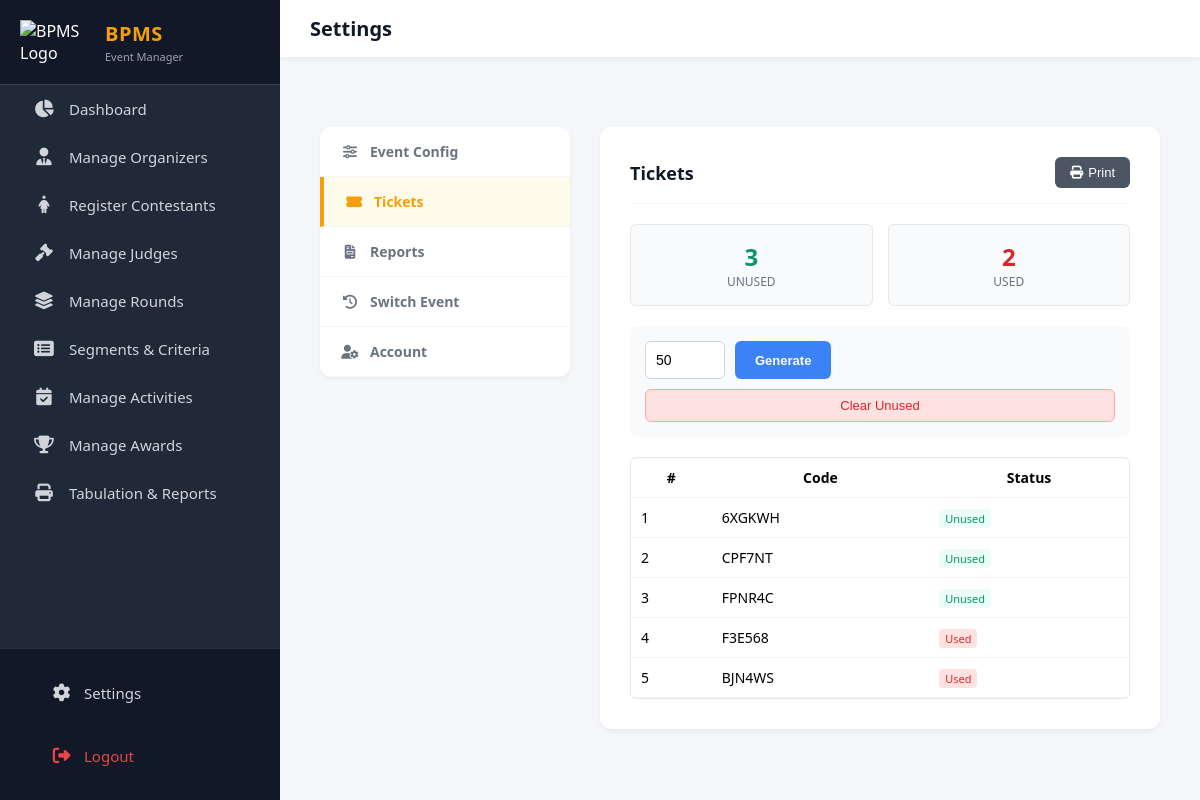
Screenshot of /settings.php?tab=tickets (signed in) with the database file from the repository.
### tables this page shows
CREATE TABLE `tickets` (
  `id` int(11) NOT NULL,
  `event_id` int(11) NOT NULL,
  `ticket_code` varchar(6) NOT NULL,
  `status` enum('Unused','Used') DEFAULT 'Unused',
  `generated_at` timestamp NOT NULL DEFAULT current_timestamp(),
  `used_at` timestamp NULL DEFAULT NULL
);

### public/settings.php (the view, shortened to what this page needs)
<?php
require_once __DIR__ . '/../app/config/database.php';
$u_id = $_SESSION['user_id'];
$role = $_SESSION['role'] ?? '';
$is_event_manager = ($role === 'Event Manager');
$default_tab = $is_event_manager ? 'event_details' : 'account';
$active_tab = $_GET['tab'] ?? $default_tab;
$active_event = null;
$tickets = [];
$total_unused = 0;
$total_used = 0;
if ($is_event_manager) {
    $active_evt_query = $conn->prepare("SELECT * FROM events WHERE manager_id = ? AND status = 'Active' AND is_deleted = 0 LIMIT 1");
    $active_evt_query->bind_param("i", $u_id);
    $active_evt_query->execute();
    $active_event = $active_evt_query->get_result()->fetch_assoc();
    if ($active_event) {
        $event_id = $active_event['id'];
        $res = $conn->query("SELECT status, COUNT(*) as count FROM tickets WHERE event_id = $event_id GROUP BY status");
        while($row = $res->fetch_assoc()) {
            if ($row['status'] == 'Unused') $total_unused = $row['count'];
            if ($row['status'] == 'Used') $total_used = $row['count'];
        }
        $tickets = $conn->query("SELECT * FROM tickets WHERE event_id = $event_id ORDER BY generated_at DESC LIMIT 100")->fetch_all(MYSQLI_ASSOC);
    }
}
?>
<!DOCTYPE html>
<html lang="en">
<head>
    <link rel="stylesheet" href="./assets/css/style.css">
    <link rel="stylesheet" href="https://cdnjs.cloudflare.com/ajax/libs/font-awesome/6.4.0/css/all.min.css">
</head>
<body>
    <div class="main-wrapper">
        <?php require_once __DIR__ . '/../app/views/partials/sidebar.php'; ?>
        <div class="content-area">
            <div class="navbar">
                <div class="navbar-title">Settings</div>
            </div>
            <div class="container">
                <div class="settings-container">
                    <div class="settings-sidebar">
                        <?php if ($is_event_manager): ?>
                            <a href="?tab=event_details" class="tab-btn <?= $active_tab == 'event_details' ? 'active' : '' ?>"><i class="fas fa-sliders-h"></i> Event Config</a>
                            <a href="?tab=tickets" class="tab-btn <?= $active_tab == 'tickets' ? 'active' : '' ?>"><i class="fas fa-ticket-alt"></i> Tickets</a>
                            <a href="?tab=reports" class="tab-btn <?= $active_tab == 'reports' ? 'active' : '' ?>"><i class="fas fa-file-invoice"></i> Reports</a>
                            <a href="?tab=history" class="tab-btn <?= $active_tab == 'history' ? 'active' : '' ?>"><i class="fas fa-history"></i> Switch Event</a>
                        <?php endif; ?>
                        <a href="?tab=account" class="tab-btn <?= $active_tab == 'account' ? 'active' : '' ?>"><i class="fas fa-user-cog"></i> Account</a>
                    </div>
                    <div class="settings-content">
                        <?php if ($is_event_manager): ?>
                            <div class="card <?= $active_tab == 'tickets' ? 'active' : '' ?>">
                                <div class="card-header"><div><h3>Tickets</h3></div><?php if ($active_event): ?><button class="btn-print" onclick="printTickets()"><i class="fas fa-print"></i> Print</button><?php endif; ?></div>
                                <?php if (!$active_event): ?><div style="text-align:center; padding:20px;">No event.</div><?php else: ?>
                                    <div class="stats-grid">
                                        <div class="stat-box"><div class="stat-num" style="color:#059669;"><?= $total_unused ?></div><div class="stat-label">Unused</div></div>
                                        <div class="stat-box"><div class="stat-num" style="color:#dc2626;"><?= $total_used ?></div><div class="stat-label">Used</div></div>
                                    </div>
                                    <div style="margin-bottom:20px; background:#f9fafb; padding:15px; border-radius:8px;">
                                        <form action="../api/tickets.php" method="POST" style="display:flex; gap:10px; margin-bottom:10px;" onsubmit="showLoading()">
                                            <input type="number" name="quantity" class="form-control" value="50" min="1" max="500" style="width:80px;">
                                            <button type="submit" class="btn-generate">Generate</button>
                                        </form>
                                        <form action="../api/tickets.php" method="POST" onsubmit="if(confirm('Delete unused tickets?')){ showLoading(); return true; } else { return false; }">
                                            <button type="submit" class="btn-clear" style="width:100%;">Clear Unused</button>
                                        </form>
                                    </div>
                                    <div class="ticket-scroll-area">
                                        <table class="ticket-table" id="printableTable"><thead><tr><th>#</th><th>Code</th><th>Status</th></tr></thead><tbody><?php foreach ($tickets as $i => $t): ?><tr><td><?= $i+1 ?></td><td><?= htmlspecialchars($t['ticket_code']) ?></td><td><span class="<?= ($t['status'] == 'Used') ? 'status-used' : 'status-unused' ?>"><?= $t['status'] ?></span></td></tr><?php endforeach; ?></tbody></table>
                                    </div>
                                <?php endif; ?>
                            </div>
                        <?php endif; ?>
                    </div>
                </div>
            </div>
        </div>
    </div>
</body>
</html>

### public/assets/css/style.css (style rules this page uses)
* { margin: 0; padding: 0; box-sizing: border-box; }
body { font-family: 'Segoe UI', Tahoma, Geneva, Verdana, sans-serif; background-color: #f4f6f9; height: 100vh; overflow: hidden; }
.main-wrapper { display: flex; height: 100vh; width: 100%; }
.content-area { flex-grow: 1; display: flex; flex-direction: column; overflow-y: auto; width: 100%; position: relative; }
.navbar { background: #ffffff; padding: 15px 40px; display: flex; justify-content: space-between; align-items: center; box-shadow: 0 1px 3px rgba(0,0,0,0.1); flex-shrink: 0; position: sticky; top: 0; z-index: 900; }
.navbar-title { font-size: 18px; font-weight: 600; color: #374151; }
.container { padding: 40px; }
.stats-grid { display: grid; grid-template-columns: repeat(auto-fit, minmax(240px, 1fr)); gap: 20px; margin-bottom: 30px; }
.form-control { width: 100%; padding: 10px; border: 1px solid #d1d5db; border-radius: 6px; font-size: 14px; }

### public/settings.php (style rules this page uses)
body, html { margin: 0; padding: 0; width: 100%; box-sizing: border-box; }
.navbar { display: flex; align-items: center; justify-content: flex-start; background: white; padding: 15px 30px; box-shadow: 0 2px 4px rgba(0,0,0,0.05); width: 100%; }
.navbar-title { font-size: 20px; font-weight: 600; color: #111827; }
.settings-container { display: flex; gap: 30px; align-items: flex-start; margin-top: 30px; }
.settings-sidebar { width: 250px; background: white; border-radius: 12px; overflow: hidden; box-shadow: 0 2px 4px rgba(0,0,0,0.05); flex-shrink: 0; }
.tab-btn { display: block; width: 100%; padding: 15px 20px; text-align: left; background: none; border: none; border-bottom: 1px solid #f3f4f6; cursor: pointer; font-size: 14px; color: #6b7280; font-weight: 600; transition: all 0.2s; text-decoration: none; display: flex; align-items: center; gap: 10px; }
.tab-btn.active { background-color: #fffbeb; color: #F59E0B; border-left: 4px solid #F59E0B; }
.tab-btn i { width: 20px; text-align: center; }
.settings-content { flex-grow: 1; min-width: 0; }
.card { background: white; padding: 30px; border-radius: 12px; box-shadow: 0 2px 4px rgba(0,0,0,0.05); display: none; margin-bottom: 30px; }
.card.active { display: block; animation: fadeIn 0.3s ease-in-out; }
.card-header { margin-bottom: 20px; padding-bottom: 15px; border-bottom: 1px solid #f3f4f6; display:flex; justify-content:space-between; align-items:center; }
.card-header h3 { font-size: 18px; color: #111827; margin:0; }
.form-control { width: 100%; padding: 10px; border: 1px solid #d1d5db; border-radius: 6px; font-size: 14px; }
.stats-grid { display: grid; grid-template-columns: 1fr 1fr; gap: 15px; margin-bottom: 20px; }
.stat-box { background: #f9fafb; padding: 15px; border-radius: 6px; text-align: center; border: 1px solid #e5e7eb; }
.stat-num { font-size: 24px; font-weight: bold; color: #1f2937; }
.stat-label { font-size: 12px; color: #6b7280; text-transform: uppercase; }
.btn-generate { background: #3b82f6; color: white; border: none; padding: 10px 20px; border-radius: 6px; cursor: pointer; font-weight: bold; font-size:13px; }
.btn-print { background: #4b5563; color: white; text-decoration: none; padding: 8px 15px; border-radius: 6px; font-size: 13px; display: inline-flex; align-items: center; gap: 5px; cursor: pointer; border: none; }
.btn-clear { background: #fee2e2; color: #dc2626; border: 1px solid #fca5a5; padding: 8px 15px; border-radius: 6px; cursor: pointer; font-size: 13px; }
.ticket-scroll-area { max-height: 400px; overflow-y: auto; border: 1px solid #e5e7eb; border-radius: 6px; }
.ticket-table { width: 100%; border-collapse: collapse; font-size: 14px; }
.ticket-table th, .ticket-table td { padding: 10px; border-bottom: 1px solid #f3f4f6; }
.status-used { color: #dc2626; background: #fee2e2; padding: 2px 6px; border-radius: 4px; font-size: 11px; }
.status-unused { color: #059669; background: #ecfdf5; padding: 2px 6px; border-radius: 4px; font-size: 11px; }

### rows the page displays
tickets: ticket_code "6XGKWH", status "Unused"
tickets: ticket_code "CPF7NT", status "Unused"
tickets: ticket_code "FPNR4C", status "Unused"
tickets: ticket_code "F3E568", status "Used"
tickets: ticket_code "BJN4WS", status "Used"

### other values shown
$role "Event Manager"
$total_unused "3"
$total_used "2"
